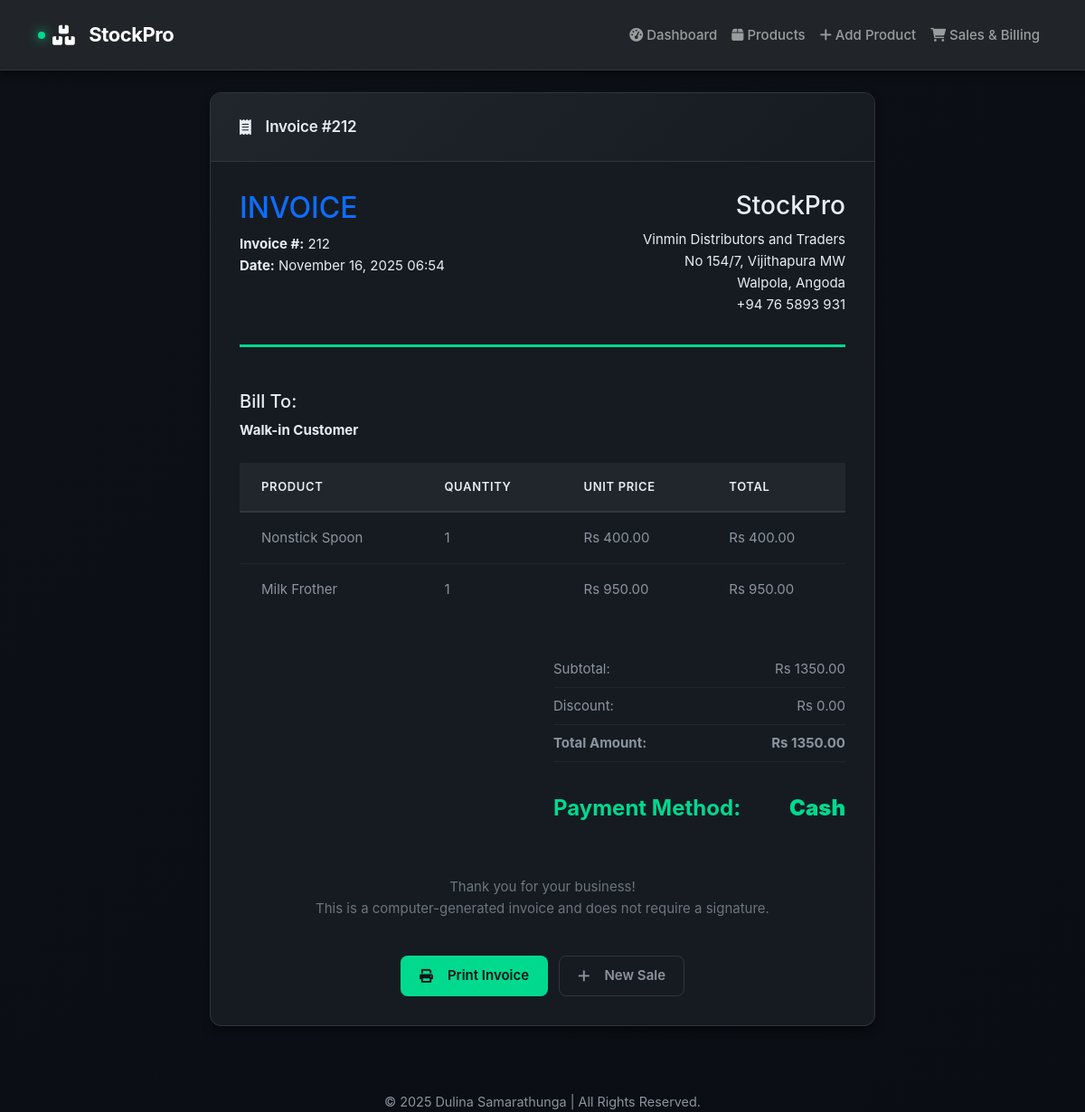
The app's page /invoice/212 with its own data.
### database.py (models this page shows, shortened)
class Sale(db.Model):
    id = db.Column(db.Integer, primary_key=True)
    customer_name = db.Column(db.String(100))
    customer_email = db.Column(db.String(100))
    customer_phone = db.Column(db.String(20))
    total_amount = db.Column(db.Float, nullable=False)
    tax_amount = db.Column(db.Float, default=0.0)
    discount_amount = db.Column(db.Float, default=0.0)
    final_amount = db.Column(db.Float, nullable=False)
    payment_method = db.Column(db.String(50), default='Cash')
    sale_date = db.Column(db.DateTime, default=datetime.utcnow)
    sale_items = db.relationship('SaleItem', backref='sale', lazy=True, cascade='all, delete-orphan')

class SaleItem(db.Model):
    id = db.Column(db.Integer, primary_key=True)
    sale_id = db.Column(db.Integer, db.ForeignKey('sale.id'), nullable=False)
    product_id = db.Column(db.Integer, db.ForeignKey('product.id'), nullable=False)
    quantity = db.Column(db.Integer, nullable=False)
    unit_price = db.Column(db.Float, nullable=False)
    total_price = db.Column(db.Float, nullable=False)

class Product(db.Model):
    id = db.Column(db.Integer, primary_key=True)
    name = db.Column(db.String(100), nullable=False)
    description = db.Column(db.Text)
    price = db.Column(db.Float, nullable=False)
    quantity = db.Column(db.Integer, nullable=False)
    category = db.Column(db.String(50))
    sku = db.Column(db.String(50), unique=True)
    barcode = db.Column(db.String(100))
    image_path = db.Column(db.String(200))
    created_at = db.Column(db.DateTime, default=datetime.utcnow)
    sale_items = db.relationship('SaleItem', backref='product', lazy=True, cascade='all, delete-orphan')

### app.py (the view)
@app.route('/invoice/<int:sale_id>')
def view_invoice(sale_id):
    sale = Sale.query.get_or_404(sale_id)
    return render_template('invoice.html', sale=sale)

### templates/invoice.html (shortened to what this page needs)
{% extends "base.html" %}
{% block content %}
<div class="row justify-content-center">
    <div class="col-lg-8">
        <div class="card">
            <div class="card-header">
                <i class="fas fa-receipt me-2"></i>Invoice #{{ sale.id }}
            </div>
            <div class="card-body">
                <div class="invoice-header">
                    <div class="row">
                        <div class="col-6">
                            <h2 class="text-primary">INVOICE</h2>
                            <p class="mb-0"><strong>Invoice #:</strong> {{ sale.id }}</p>
                            <p class="mb-0"><strong>Date:</strong> {{ sale.sale_date.strftime('%B %d, %Y %H:%M') }}</p>
                        </div>
                        <div class="col-6 text-end">
                            <h3>StockPro</h3>
                            <p class="mb-0">Vinmin Distributors and Traders</p>
                            <p class="mb-0">No 154/7, Vijithapura MW</p>
                            <p class="mb-0">Walpola, Angoda</p>
                            <p class="mb-0">+94 76 5893 931</p>
                        </div>
                    </div>
                </div>
                <div class="row mb-4">
                    <div class="col-12">
                        <h5>Bill To:</h5>
                        <p class="mb-0">
                            <strong>{{ sale.customer_name or 'Walk-in Customer' }}</strong>
                        </p>
                    </div>
                </div>
                <div class="table-responsive mb-4">
                    <table class="table">
                        <thead>
                            <tr>
                                <th>Product</th>
                                <th>Quantity</th>
                                <th>Unit Price</th>
                                <th>Total</th>
                            </tr>
                        </thead>
                        <tbody>
                            {% for item in sale.sale_items %}
                            <tr>
                                <td>{{ item.product.name }}</td>
                                <td>{{ item.quantity }}</td>
                                <td>Rs {{ "%.2f"|format(item.unit_price) }}</td>
                                <td>Rs {{ "%.2f"|format(item.total_price) }}</td>
                            </tr>
                            {% endfor %}
                        </tbody>
                    </table>
                </div>
                <div class="row justify-content-end">
                    <div class="col-md-6">
                        <div class="invoice-totals">
                            <div class="amount-row">
                                <span>Subtotal:</span>
                                <span>Rs {{ "%.2f"|format(sale.total_amount) }}</span>
                            </div>
                            <div class="amount-row">
                                <span>Discount:</span>
                                <span>Rs {{ "%.2f"|format(sale.discount_amount) }}</span>
                            </div>
                            <div class="amount-row">
                                <span><strong>Total Amount:</strong></span>
                                <span><strong>Rs {{ "%.2f"|format(sale.final_amount) }}</strong></span>
                            </div>
                            <div class="amount-row mt-3">
                                <span>Payment Method:</span>
                                <span><strong>{{ sale.payment_method }}</strong></span>
                            </div>
                        </div>
                    </div>
                </div>
                <div class="row mt-5">
                    <div class="col-12 text-center">
                        <p class="text-muted">
                            Thank you for your business!<br>
                            This is a computer-generated invoice and does not require a signature.
                        </p>
                    </div>
                </div>
                <div class="row mt-4">
                    <div class="col-12 text-center">
                        <button onclick="window.print()" class="btn btn-primary me-2">
                            <i class="fas fa-print me-2"></i>Print Invoice
                        </button>
                        <a href="{{ url_for('sales') }}" class="btn btn-outline-primary">
                            <i class="fas fa-plus me-2"></i>New Sale
                        </a>
                    </div>
                </div>
            </div>
        </div>
    </div>
</div>
{% endblock %}

### static/style.css (style rules this page uses)
:root { --primary-black: #0d1117; --secondary-black: #161b22; --tertiary-black: #21262d; --accent-green: #00d98e; --accent-green-hover: #00b875; --accent-green-subtle: rgba(0, 217, 142, 0.1); --gray-50: #f8f9fa; --gray-100: #e1e4e8; --gray-200: #c9d1d9; --gray-300: #8b949e; --gray-400: #6e7681; --gray-500: #484f58; --gray-600: #30363d; --gray-700: #21262d; --status-success: #00d98e; --status-error: #ff6b6b; --status-warning: #ffa94d; --status-info: #4dabf7; --border-primary: #30363d; --border-secondary: #21262d; --surface-elevated: #1c2128; --surface-overlay: #161b22; --text-primary: #e6edf3; --text-secondary: #8b949e; --text-tertiary: #6e7681; --text-inverted: #0d1117; --shadow-xs: 0 1px 2px 0 rgba(0, 0, 0, 0.3); --shadow-sm: 0 2px 4px 0 rgba(0, 0, 0, 0.4); --shadow-md: 0 4px 8px 0 rgba(0, 0, 0, 0.5); --shadow-lg: 0 8px 16px 0 rgba(0, 0, 0, 0.6); --shadow-xl: 0 16px 32px 0 rgba(0, 0, 0, 0.7); --shadow-glow: 0 0 20px rgba(0, 217, 142, 0.3); --spacing-xs: 0.25rem; --spacing-sm: 0.5rem; --spacing-md: 1rem; --spacing-lg: 1.5rem; --spacing-xl: 2rem; --spacing-2xl: 3rem; --radius-sm: 0.375rem; --radius-md: 0.5rem; --radius-lg: 0.75rem; --radius-xl: 1rem; }
* { margin: 0; padding: 0; box-sizing: border-box; }
body { background: linear-gradient(135deg, var(--primary-black) 0%, #0a0e14 100%); font-family: 'Inter', -apple-system, BlinkMacSystemFont, 'Segoe UI', 'Helvetica Neue', Arial, sans-serif; color: var(--text-primary); line-height: 1.6; -webkit-font-smoothing: antialiased; -moz-osx-font-smoothing: grayscale; font-size: 15px; min-height: 100vh; }
.card { background: var(--secondary-black); border: 1px solid var(--border-primary); border-radius: var(--radius-lg); box-shadow: var(--shadow-md); transition: all 0.3s cubic-bezier(0.4, 0, 0.2, 1); margin-bottom: var(--spacing-lg); overflow: hidden; }
.card-header { background: linear-gradient(135deg, var(--tertiary-black) 0%, var(--secondary-black) 100%); color: var(--text-primary); border-bottom: 1px solid var(--border-primary); padding: var(--spacing-lg) var(--spacing-xl); font-weight: 600; font-size: 1.0625rem; letter-spacing: -0.01em; display: flex; align-items: center; gap: var(--spacing-sm); }
.card-body { padding: var(--spacing-xl); }
.btn { display: inline-flex; align-items: center; justify-content: center; gap: var(--spacing-sm); padding: 0.625rem 1.25rem; border: 1px solid transparent; border-radius: var(--radius-md); font-weight: 600; font-size: 0.9375rem; line-height: 1.5; text-decoration: none; cursor: pointer; transition: all 0.2s cubic-bezier(0.4, 0, 0.2, 1); white-space: nowrap; position: relative; overflow: hidden; }
.btn::before { content: ''; position: absolute; top: 0; left: -100%; width: 100%; height: 100%; background: linear-gradient(90deg, transparent, rgba(255, 255, 255, 0.1), transparent); transition: left 0.5s; }
.btn-primary { background: var(--accent-green); color: var(--text-inverted); box-shadow: 0 0 0 0 rgba(0, 217, 142, 0.4); }
.btn-outline-primary { background: transparent; border-color: var(--border-primary); color: var(--text-secondary); }
.table { width: 100%; background: var(--secondary-black); border-collapse: collapse; }
.table thead { background: var(--tertiary-black); border-bottom: 2px solid var(--border-primary); }
.table th { color: var(--text-primary); font-weight: 600; font-size: 0.8125rem; text-transform: uppercase; letter-spacing: 0.05em; padding: var(--spacing-md) var(--spacing-lg); text-align: left; border-bottom: 1px solid var(--border-primary); }
.table td { padding: var(--spacing-md) var(--spacing-lg); border-bottom: 1px solid var(--border-secondary); color: var(--text-secondary); font-size: 0.9375rem; }
.table tbody tr { transition: all 0.2s ease; }
.table tbody tr:last-child td { border-bottom: none; }
.amount-row { display: flex; justify-content: space-between; align-items: center; padding: var(--spacing-sm) 0; border-bottom: 1px solid var(--border-secondary); color: var(--text-secondary); font-size: 0.9375rem; }
.amount-row:last-child { border-bottom: none; font-weight: 700; font-size: 1.5rem; color: var(--accent-green); margin-top: var(--spacing-sm); padding-top: var(--spacing-md); }
.invoice-header { border-bottom: 3px solid var(--accent-green); padding-bottom: var(--spacing-xl); margin-bottom: var(--spacing-2xl); }
.text-muted { color: var(--text-tertiary); }
.text-primary { color: var(--text-primary); }

### templates/base.html (style rules this page uses)
html, body { height: 100%; }
body { display: flex; flex-direction: column; min-height: 100vh; }

### records on screen
Sale: id "212", sale_date "November 16, 2025 06:54", customer_name "Walk-in Customer", total_amount "1350.00", discount_amount "0.00", final_amount "1350.00", payment_method "Cash"
SaleItem: product.name "Nonstick Spoon", quantity "1", unit_price "400.00", total_price "400.00"
SaleItem: product.name "Milk Frother", quantity "1", unit_price "950.00", total_price "950.00"
